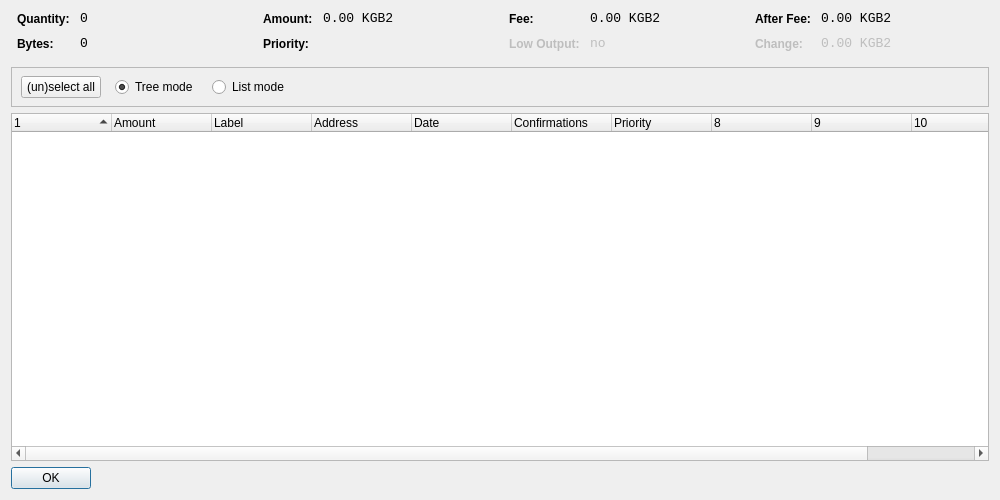
<?xml version="1.0" encoding="UTF-8"?>
<ui version="4.0">
 <class>CoinControlDialog</class>
 <widget class="QDialog" name="CoinControlDialog">
  <property name="geometry">
   <rect>
    <x>0</x>
    <y>0</y>
    <width>1000</width>
    <height>500</height>
   </rect>
  </property>
  <property name="windowTitle">
   <string>Coin Control</string>
  </property>
  <layout class="QVBoxLayout" name="verticalLayout">
   <item>
    <layout class="QHBoxLayout" name="horizontalLayoutTop" stretch="0,0,0,0">
     <property name="topMargin">
      <number>0</number>
     </property>
     <property name="bottomMargin">
      <number>10</number>
     </property>
     <item>
      <layout class="QFormLayout" name="formLayoutCoinControl1">
       <property name="horizontalSpacing">
        <number>10</number>
       </property>
       <property name="verticalSpacing">
        <number>10</number>
       </property>
       <property name="leftMargin">
        <number>6</number>
       </property>
       <property name="rightMargin">
        <number>6</number>
       </property>
       <item row="0" column="0">
        <widget class="QLabel" name="labelCoinControlQuantityText">
         <property name="styleSheet">
          <string notr="true">font-weight:bold;</string>
         </property>
         <property name="text">
          <string>Quantity:</string>
         </property>
        </widget>
       </item>
       <item row="0" column="1">
        <widget class="QLabel" name="labelCoinControlQuantity">
         <property name="font">
          <font>
           <family>Monospace</family>
           <pointsize>10</pointsize>
          </font>
         </property>
         <property name="cursor">
          <cursorShape>IBeamCursor</cursorShape>
         </property>
         <property name="contextMenuPolicy">
          <enum>Qt::ActionsContextMenu</enum>
         </property>
         <property name="text">
          <string notr="true">0</string>
         </property>
         <property name="textInteractionFlags">
          <set>Qt::LinksAccessibleByMouse|Qt::TextSelectableByKeyboard|Qt::TextSelectableByMouse</set>
         </property>
        </widget>
       </item>
       <item row="1" column="0">
        <widget class="QLabel" name="labelCoinControlBytesText">
         <property name="styleSheet">
          <string notr="true">font-weight:bold;</string>
         </property>
         <property name="text">
          <string>Bytes:</string>
         </property>
        </widget>
       </item>
       <item row="1" column="1">
        <widget class="QLabel" name="labelCoinControlBytes">
         <property name="font">
          <font>
           <family>Monospace</family>
           <pointsize>10</pointsize>
          </font>
         </property>
         <property name="cursor">
          <cursorShape>IBeamCursor</cursorShape>
         </property>
         <property name="contextMenuPolicy">
          <enum>Qt::ActionsContextMenu</enum>
         </property>
         <property name="text">
          <string notr="true">0</string>
         </property>
         <property name="textInteractionFlags">
          <set>Qt::LinksAccessibleByMouse|Qt::TextSelectableByKeyboard|Qt::TextSelectableByMouse</set>
         </property>
        </widget>
       </item>
      </layout>
     </item>
     <item>
      <layout class="QFormLayout" name="formLayoutCoinControl2">
       <property name="horizontalSpacing">
        <number>10</number>
       </property>
       <property name="verticalSpacing">
        <number>10</number>
       </property>
       <property name="leftMargin">
        <number>6</number>
       </property>
       <property name="rightMargin">
        <number>6</number>
       </property>
       <item row="0" column="0">
        <widget class="QLabel" name="labelCoinControlAmountText">
         <property name="styleSheet">
          <string notr="true">font-weight:bold;</string>
         </property>
         <property name="text">
          <string>Amount:</string>
         </property>
        </widget>
       </item>
       <item row="0" column="1">
        <widget class="QLabel" name="labelCoinControlAmount">
         <property name="font">
          <font>
           <family>Monospace</family>
           <pointsize>10</pointsize>
          </font>
         </property>
         <property name="cursor">
          <cursorShape>IBeamCursor</cursorShape>
         </property>
         <property name="contextMenuPolicy">
          <enum>Qt::ActionsContextMenu</enum>
         </property>
         <property name="text">
          <string notr="true">0.00 KGB2</string>
         </property>
         <property name="textInteractionFlags">
          <set>Qt::LinksAccessibleByMouse|Qt::TextSelectableByKeyboard|Qt::TextSelectableByMouse</set>
         </property>
        </widget>
       </item>
       <item row="1" column="0">
        <widget class="QLabel" name="labelCoinControlPriorityText">
         <property name="styleSheet">
          <string notr="true">font-weight:bold;</string>
         </property>
         <property name="text">
          <string>Priority:</string>
         </property>
        </widget>
       </item>
       <item row="1" column="1">
        <widget class="QLabel" name="labelCoinControlPriority">
         <property name="font">
          <font>
           <family>Monospace</family>
           <pointsize>10</pointsize>
          </font>
         </property>
         <property name="cursor">
          <cursorShape>IBeamCursor</cursorShape>
         </property>
         <property name="contextMenuPolicy">
          <enum>Qt::ActionsContextMenu</enum>
         </property>
         <property name="text">
          <string/>
         </property>
         <property name="textInteractionFlags">
          <set>Qt::LinksAccessibleByMouse|Qt::TextSelectableByKeyboard|Qt::TextSelectableByMouse</set>
         </property>
        </widget>
       </item>
      </layout>
     </item>
     <item>
      <layout class="QFormLayout" name="formLayoutCoinControl3">
       <property name="horizontalSpacing">
        <number>10</number>
       </property>
       <property name="verticalSpacing">
        <number>10</number>
       </property>
       <property name="leftMargin">
        <number>6</number>
       </property>
       <property name="rightMargin">
        <number>6</number>
       </property>
       <item row="0" column="0">
        <widget class="QLabel" name="labelCoinControlFeeText">
         <property name="styleSheet">
          <string notr="true">font-weight:bold;</string>
         </property>
         <property name="text">
          <string>Fee:</string>
         </property>
        </widget>
       </item>
       <item row="0" column="1">
        <widget class="QLabel" name="labelCoinControlFee">
         <property name="font">
          <font>
           <family>Monospace</family>
           <pointsize>10</pointsize>
          </font>
         </property>
         <property name="cursor">
          <cursorShape>IBeamCursor</cursorShape>
         </property>
         <property name="contextMenuPolicy">
          <enum>Qt::ActionsContextMenu</enum>
         </property>
         <property name="text">
          <string notr="true">0.00 KGB2</string>
         </property>
         <property name="textInteractionFlags">
          <set>Qt::LinksAccessibleByMouse|Qt::TextSelectableByKeyboard|Qt::TextSelectableByMouse</set>
         </property>
        </widget>
       </item>
       <item row="1" column="0">
        <widget class="QLabel" name="labelCoinControlLowOutputText">
         <property name="enabled">
          <bool>false</bool>
         </property>
         <property name="styleSheet">
          <string notr="true">font-weight:bold;</string>
         </property>
         <property name="text">
          <string>Low Output:</string>
         </property>
        </widget>
       </item>
       <item row="1" column="1">
        <widget class="QLabel" name="labelCoinControlLowOutput">
         <property name="enabled">
          <bool>false</bool>
         </property>
         <property name="font">
          <font>
           <family>Monospace</family>
           <pointsize>10</pointsize>
          </font>
         </property>
         <property name="cursor">
          <cursorShape>IBeamCursor</cursorShape>
         </property>
         <property name="contextMenuPolicy">
          <enum>Qt::ActionsContextMenu</enum>
         </property>
         <property name="text">
          <string notr="true">no</string>
         </property>
         <property name="textInteractionFlags">
          <set>Qt::LinksAccessibleByMouse|Qt::TextSelectableByKeyboard|Qt::TextSelectableByMouse</set>
         </property>
        </widget>
       </item>
      </layout>
     </item>
     <item>
      <layout class="QFormLayout" name="formLayoutCoinControl4">
       <property name="horizontalSpacing">
        <number>10</number>
       </property>
       <property name="verticalSpacing">
        <number>10</number>
       </property>
       <property name="leftMargin">
        <number>6</number>
       </property>
       <property name="rightMargin">
        <number>6</number>
       </property>
       <item row="0" column="0">
        <widget class="QLabel" name="labelCoinControlAfterFeeText">
         <property name="styleSheet">
          <string notr="true">font-weight:bold;</string>
         </property>
         <property name="text">
          <string>After Fee:</string>
         </property>
        </widget>
       </item>
       <item row="0" column="1">
        <widget class="QLabel" name="labelCoinControlAfterFee">
         <property name="font">
          <font>
           <family>Monospace</family>
           <pointsize>10</pointsize>
          </font>
         </property>
         <property name="cursor">
          <cursorShape>IBeamCursor</cursorShape>
         </property>
         <property name="contextMenuPolicy">
          <enum>Qt::ActionsContextMenu</enum>
         </property>
         <property name="text">
          <string notr="true">0.00 KGB2</string>
         </property>
         <property name="textInteractionFlags">
          <set>Qt::LinksAccessibleByMouse|Qt::TextSelectableByKeyboard|Qt::TextSelectableByMouse</set>
         </property>
        </widget>
       </item>
       <item row="1" column="0">
        <widget class="QLabel" name="labelCoinControlChangeText">
         <property name="enabled">
          <bool>false</bool>
         </property>
         <property name="styleSheet">
          <string notr="true">font-weight:bold;</string>
         </property>
         <property name="text">
          <string>Change:</string>
         </property>
        </widget>
       </item>
       <item row="1" column="1">
        <widget class="QLabel" name="labelCoinControlChange">
         <property name="enabled">
          <bool>false</bool>
         </property>
         <property name="font">
          <font>
           <family>Monospace</family>
           <pointsize>10</pointsize>
          </font>
         </property>
         <property name="cursor">
          <cursorShape>IBeamCursor</cursorShape>
         </property>
         <property name="contextMenuPolicy">
          <enum>Qt::ActionsContextMenu</enum>
         </property>
         <property name="text">
          <string notr="true">0.00 KGB2</string>
         </property>
         <property name="textInteractionFlags">
          <set>Qt::LinksAccessibleByMouse|Qt::TextSelectableByKeyboard|Qt::TextSelectableByMouse</set>
         </property>
        </widget>
       </item>
      </layout>
     </item>
    </layout>
   </item>
   <item>
    <widget class="QFrame" name="frame">
     <property name="minimumSize">
      <size>
       <width>0</width>
       <height>40</height>
      </size>
     </property>
     <property name="frameShape">
      <enum>QFrame::StyledPanel</enum>
     </property>
     <property name="frameShadow">
      <enum>QFrame::Sunken</enum>
     </property>
     <widget class="QWidget" name="horizontalLayoutWidget">
      <property name="geometry">
       <rect>
        <x>10</x>
        <y>0</y>
        <width>781</width>
        <height>41</height>
       </rect>
      </property>
      <layout class="QHBoxLayout" name="horizontalLayoutPanel" stretch="0,0,0,0,0">
       <property name="spacing">
        <number>14</number>
       </property>
       <item>
        <widget class="QPushButton" name="pushButtonSelectAll">
         <property name="sizePolicy">
          <sizepolicy hsizetype="Maximum" vsizetype="Fixed">
           <horstretch>0</horstretch>
           <verstretch>0</verstretch>
          </sizepolicy>
         </property>
         <property name="text">
          <string>(un)select all</string>
         </property>
        </widget>
       </item>
       <item>
        <widget class="QRadioButton" name="radioTreeMode">
         <property name="sizePolicy">
          <sizepolicy hsizetype="Maximum" vsizetype="Fixed">
           <horstretch>0</horstretch>
           <verstretch>0</verstretch>
          </sizepolicy>
         </property>
         <property name="text">
          <string>Tree mode</string>
         </property>
         <property name="checked">
          <bool>true</bool>
         </property>
        </widget>
       </item>
       <item>
        <widget class="QRadioButton" name="radioListMode">
         <property name="sizePolicy">
          <sizepolicy hsizetype="Maximum" vsizetype="Fixed">
           <horstretch>0</horstretch>
           <verstretch>0</verstretch>
          </sizepolicy>
         </property>
         <property name="text">
          <string>List mode</string>
         </property>
        </widget>
       </item>
       <item>
        <spacer name="horizontalSpacer">
         <property name="orientation">
          <enum>Qt::Horizontal</enum>
         </property>
         <property name="sizeHint" stdset="0">
          <size>
           <width>40</width>
           <height>20</height>
          </size>
         </property>
        </spacer>
       </item>
      </layout>
     </widget>
    </widget>
   </item>
   <item>
    <widget class="CoinControlTreeWidget" name="treeWidget">
     <property name="contextMenuPolicy">
      <enum>Qt::CustomContextMenu</enum>
     </property>
     <property name="sortingEnabled">
      <bool>false</bool>
     </property>
     <property name="columnCount">
      <number>11</number>
     </property>
     <attribute name="headerShowSortIndicator" stdset="0">
      <bool>true</bool>
     </attribute>
     <attribute name="headerStretchLastSection">
      <bool>false</bool>
     </attribute>
     <column>
      <property name="text">
       <string/>
      </property>
     </column>
     <column>
      <property name="text">
       <string>Amount</string>
      </property>
     </column>
     <column>
      <property name="text">
       <string>Label</string>
      </property>
     </column>
     <column>
      <property name="text">
       <string>Address</string>
      </property>
     </column>
     <column>
      <property name="text">
       <string>Date</string>
      </property>
     </column>
     <column>
      <property name="text">
       <string>Confirmations</string>
      </property>
      <property name="toolTip">
       <string>Confirmed</string>
      </property>
     </column>
     <column>
      <property name="text">
       <string>Priority</string>
      </property>
     </column>
     <column>
      <property name="text">
       <string/>
      </property>
     </column>
     <column>
      <property name="text">
       <string/>
      </property>
     </column>
     <column>
      <property name="text">
       <string/>
      </property>
     </column>
     <column>
      <property name="text">
       <string/>
      </property>
     </column>
    </widget>
   </item>
   <item>
    <widget class="QDialogButtonBox" name="buttonBox">
     <property name="sizePolicy">
      <sizepolicy hsizetype="Maximum" vsizetype="Fixed">
       <horstretch>0</horstretch>
       <verstretch>0</verstretch>
      </sizepolicy>
     </property>
     <property name="orientation">
      <enum>Qt::Horizontal</enum>
     </property>
     <property name="standardButtons">
      <set>QDialogButtonBox::Ok</set>
     </property>
    </widget>
   </item>
  </layout>
 </widget>
 <customwidgets>
  <customwidget>
   <class>CoinControlTreeWidget</class>
   <extends>QTreeWidget</extends>
   <header>coincontroltreewidget.h</header>
  </customwidget>
 </customwidgets>
 <resources/>
 <connections/>
</ui>
